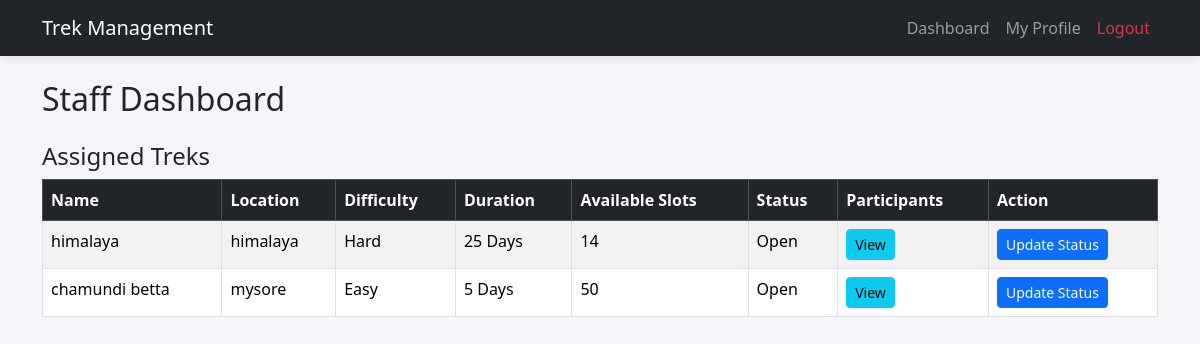
/staff (signed in), run on the app's committed database.
### application/models.py (models this page shows, shortened)
class Trek(db.Model):
    __tablename__ = "treks"
    id = db.Column(db.Integer, primary_key=True)
    trek_name = db.Column(db.String(100), nullable=False)
    location = db.Column(db.String(100), nullable=False)
    difficulty = db.Column(db.String(20), nullable=False)
    duration = db.Column(db.Integer, nullable=False)
    available_slots = db.Column(db.Integer, nullable=False)
    assigned_staff_id = db.Column(
        db.Integer,
        db.ForeignKey("users.id"),
        nullable=True
    )
    status = db.Column(
        db.String(20),
        default="Pending"
    )
    start_date = db.Column(db.Date, nullable=False)
    end_date = db.Column(db.Date, nullable=False)
    staff = db.relationship("User", backref="assigned_treks")

### app.py (the view)
@app.route("/staff")
def staff_dashboard():
    if "user_id" not in session:
        return redirect("/login")
    if session["role"] != "staff":
        return "Access Denied"
    assigned_treks = Trek.query.filter_by(
        assigned_staff_id=session["user_id"]
    ).all()
    return render_template(
        "staff_dashboard.html",
        assigned_treks=assigned_treks
    )

### templates/staff_dashboard.html (shortened to what this page needs)
{% extends "base.html" %}
{% block content %}
<div class="container mt-4">
    <h2>Staff Dashboard</h2>
    <h4 class="mt-4">Assigned Treks</h4>
    <table class="table table-bordered table-striped">
        <thead class="table-dark">
            <tr>
                <th>Name</th>
                <th>Location</th>
                <th>Difficulty</th>
                <th>Duration</th>
                <th>Available Slots</th>
                <th>Status</th>
                <th>Participants</th>
                <th>Action</th>
            </tr>
        </thead>
        <tbody>
        {% for trek in assigned_treks %}
            <tr>
                <td>{{ trek.trek_name }}</td>
                <td>{{ trek.location }}</td>
                <td>{{ trek.difficulty }}</td>
                <td>{{ trek.duration }} Days</td>
                <td>{{ trek.available_slots }}</td>
                <td>{{ trek.status }}</td>
                <td>
                    <a href="{{ url_for('view_participants', trek_id=trek.id) }}"
                        class="btn btn-info btn-sm">
                        View
                    </a>
                </td>
                <td>
                    <a href="{{ url_for('update_trek_status', trek_id=trek.id) }}" class="btn btn-primary btn-sm">
                        Update Status
                    </a>
                </td>
            </tr>
        {% endfor %}
        </tbody>
    </table>
</div>
{% endblock %}

### static/css/style.css (style rules this page uses)
body { background:#f4f6f9; }

### data on the page
Trek: trek_name "himalaya", location "himalaya", difficulty "Hard", duration "25", available_slots "14", status "Open"
Trek: trek_name "chamundi betta", location "mysore", difficulty "Easy", duration "5", available_slots "50", status "Open"
